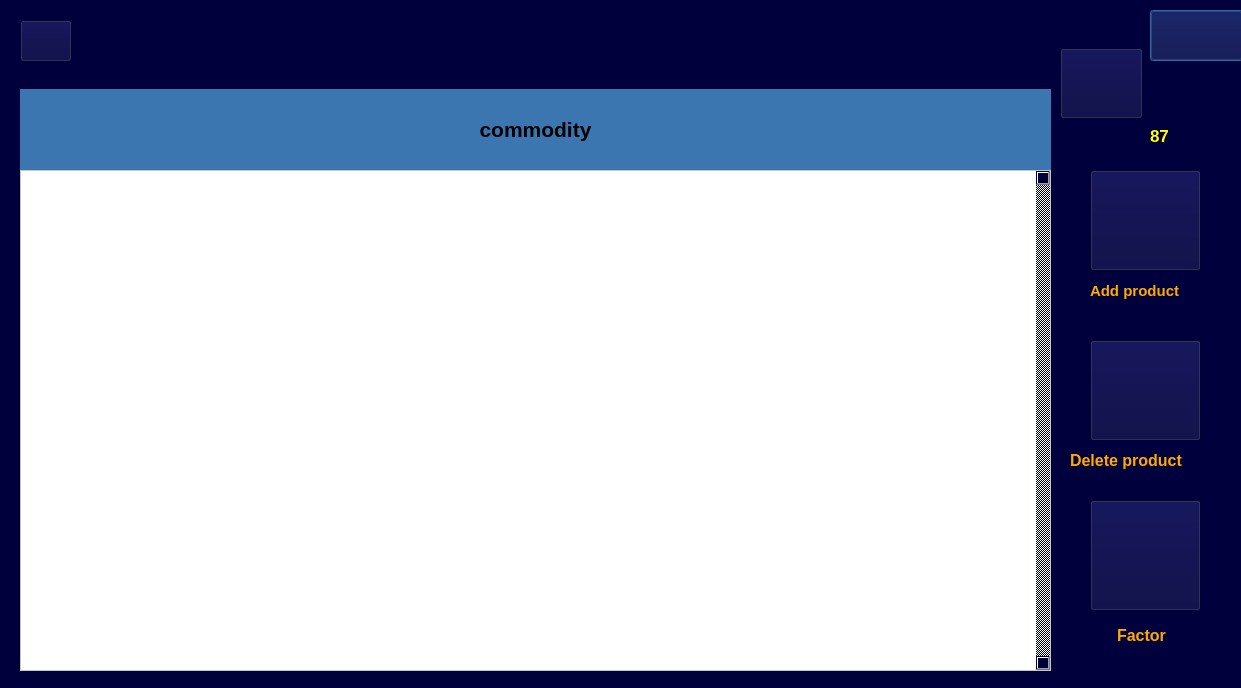
<?xml version="1.0" encoding="UTF-8"?>
<ui version="4.0">
 <class>customer</class>
 <widget class="QDialog" name="customer">
  <property name="geometry">
   <rect>
    <x>0</x>
    <y>0</y>
    <width>1241</width>
    <height>688</height>
   </rect>
  </property>
  <property name="windowTitle">
   <string>Dialog</string>
  </property>
  <property name="styleSheet">
   <string notr="true">background-color: rgb(0, 0, 61);
background-image: url();</string>
  </property>
  <widget class="QPushButton" name="pushButton_logout">
   <property name="geometry">
    <rect>
     <x>1150</x>
     <y>10</y>
     <width>93</width>
     <height>51</height>
    </rect>
   </property>
   <property name="styleSheet">
    <string notr="true">background-image: url(:/new/prefix1/log out.png);</string>
   </property>
   <property name="text">
    <string/>
   </property>
  </widget>
  <widget class="QListWidget" name="listWidget">
   <property name="geometry">
    <rect>
     <x>20</x>
     <y>170</y>
     <width>1031</width>
     <height>501</height>
    </rect>
   </property>
   <property name="styleSheet">
    <string notr="true">background-color: rgb(255, 255, 255);</string>
   </property>
   <property name="verticalScrollBarPolicy">
    <enum>Qt::ScrollBarAlwaysOn</enum>
   </property>
   <property name="horizontalScrollBarPolicy">
    <enum>Qt::ScrollBarAsNeeded</enum>
   </property>
   <property name="autoScrollMargin">
    <number>4</number>
   </property>
   <property name="editTriggers">
    <set>QAbstractItemView::NoEditTriggers</set>
   </property>
  </widget>
  <widget class="QPushButton" name="pushButton_add">
   <property name="geometry">
    <rect>
     <x>1090</x>
     <y>170</y>
     <width>111</width>
     <height>101</height>
    </rect>
   </property>
   <property name="styleSheet">
    <string notr="true">background-image: url(:/new/prefix1/add_kala.png);</string>
   </property>
   <property name="text">
    <string/>
   </property>
  </widget>
  <widget class="QPushButton" name="pushButton_3">
   <property name="geometry">
    <rect>
     <x>1090</x>
     <y>500</y>
     <width>111</width>
     <height>111</height>
    </rect>
   </property>
   <property name="styleSheet">
    <string notr="true">background-image: url(:/new/prefix1/factor.png);</string>
   </property>
   <property name="text">
    <string/>
   </property>
  </widget>
  <widget class="QPushButton" name="pushButton_4">
   <property name="geometry">
    <rect>
     <x>1090</x>
     <y>340</y>
     <width>111</width>
     <height>101</height>
    </rect>
   </property>
   <property name="styleSheet">
    <string notr="true">background-image: url(:/new/prefix1/delete_kala.png);</string>
   </property>
   <property name="text">
    <string/>
   </property>
  </widget>
  <widget class="QLabel" name="label">
   <property name="geometry">
    <rect>
     <x>20</x>
     <y>89</y>
     <width>1031</width>
     <height>81</height>
    </rect>
   </property>
   <property name="font">
    <font>
     <pointsize>16</pointsize>
     <bold>true</bold>
    </font>
   </property>
   <property name="styleSheet">
    <string notr="true">background-color: rgb(59, 118, 177);</string>
   </property>
   <property name="text">
    <string>commodity</string>
   </property>
   <property name="alignment">
    <set>Qt::AlignCenter</set>
   </property>
  </widget>
  <widget class="QLabel" name="label_2">
   <property name="geometry">
    <rect>
     <x>1090</x>
     <y>270</y>
     <width>111</width>
     <height>41</height>
    </rect>
   </property>
   <property name="font">
    <font>
     <pointsize>11</pointsize>
     <bold>true</bold>
    </font>
   </property>
   <property name="layoutDirection">
    <enum>Qt::RightToLeft</enum>
   </property>
   <property name="styleSheet">
    <string notr="true">color: rgb(255, 170, 0);
background-color: rgb();</string>
   </property>
   <property name="text">
    <string>Add product</string>
   </property>
  </widget>
  <widget class="QLabel" name="label_3">
   <property name="geometry">
    <rect>
     <x>1070</x>
     <y>440</y>
     <width>151</width>
     <height>41</height>
    </rect>
   </property>
   <property name="font">
    <font>
     <pointsize>12</pointsize>
     <bold>true</bold>
    </font>
   </property>
   <property name="layoutDirection">
    <enum>Qt::RightToLeft</enum>
   </property>
   <property name="styleSheet">
    <string notr="true">color: rgb(255, 170, 0);
background-color: rgb();</string>
   </property>
   <property name="text">
    <string>Delete product</string>
   </property>
  </widget>
  <widget class="QLabel" name="label_4">
   <property name="geometry">
    <rect>
     <x>1117</x>
     <y>610</y>
     <width>71</width>
     <height>51</height>
    </rect>
   </property>
   <property name="font">
    <font>
     <pointsize>12</pointsize>
     <bold>true</bold>
    </font>
   </property>
   <property name="layoutDirection">
    <enum>Qt::RightToLeft</enum>
   </property>
   <property name="styleSheet">
    <string notr="true">color: rgb(255, 170, 0);
background-color: rgb();</string>
   </property>
   <property name="text">
    <string>Factor</string>
   </property>
  </widget>
  <widget class="QLabel" name="label_mooney">
   <property name="geometry">
    <rect>
     <x>1150</x>
     <y>120</y>
     <width>71</width>
     <height>31</height>
    </rect>
   </property>
   <property name="font">
    <font>
     <pointsize>13</pointsize>
     <bold>true</bold>
    </font>
   </property>
   <property name="styleSheet">
    <string notr="true">color: rgb(255, 255, 0);
</string>
   </property>
   <property name="text">
    <string>87</string>
   </property>
  </widget>
  <widget class="QPushButton" name="pushButton">
   <property name="geometry">
    <rect>
     <x>1060</x>
     <y>48</y>
     <width>83</width>
     <height>71</height>
    </rect>
   </property>
   <property name="styleSheet">
    <string notr="true">background-image: url(:/new/prefix1/wallet.png);</string>
   </property>
   <property name="text">
    <string/>
   </property>
  </widget>
  <widget class="QPushButton" name="pushButton_2">
   <property name="geometry">
    <rect>
     <x>20</x>
     <y>20</y>
     <width>52</width>
     <height>42</height>
    </rect>
   </property>
   <property name="styleSheet">
    <string notr="true">background-image: url(:/new/prefix1/refresh.png);</string>
   </property>
   <property name="text">
    <string/>
   </property>
   <property name="shortcut">
    <string>Ctrl+F5</string>
   </property>
  </widget>
 </widget>
 <resources/>
 <connections/>
</ui>
